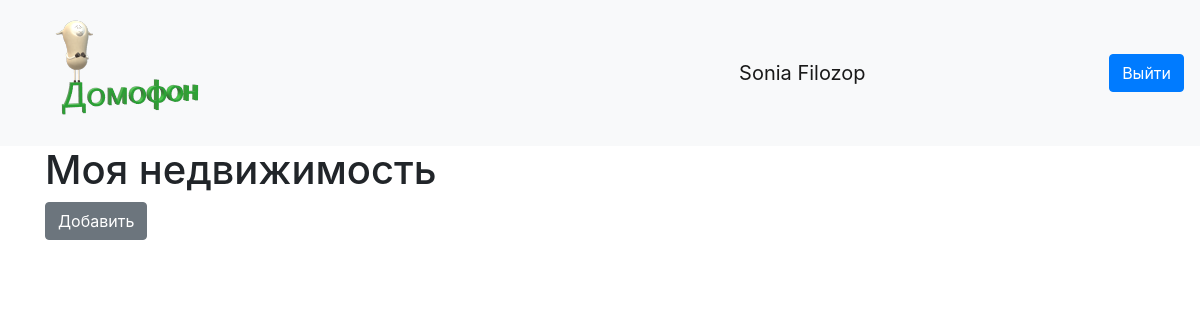
The page /my_news (signed in) on the database as committed earlier.
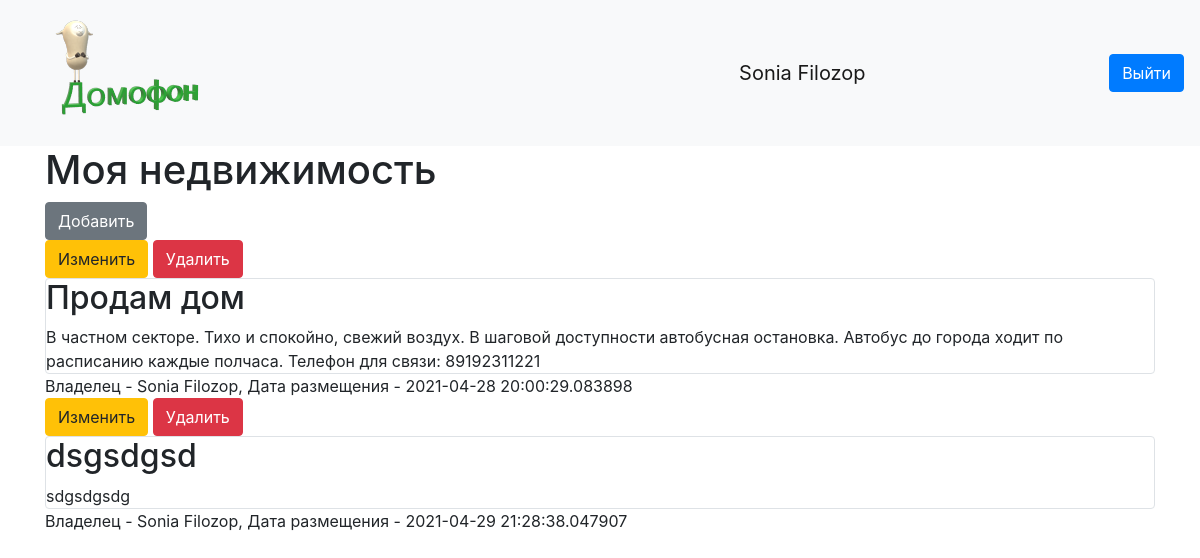
The same page on the database as committed later.
### data/news.py (models this page shows)
class News(SqlAlchemyBase):
    __tablename__ = 'news'
    id = sqlalchemy.Column(sqlalchemy.Integer,
                           primary_key=True, autoincrement=True)
    title = sqlalchemy.Column(sqlalchemy.String, nullable=True)
    content = sqlalchemy.Column(sqlalchemy.String, nullable=True)
    created_date = sqlalchemy.Column(sqlalchemy.DateTime,
                                     default=datetime.datetime.now)
    is_private = sqlalchemy.Column(sqlalchemy.Boolean, default=True)
    user_id = sqlalchemy.Column(sqlalchemy.Integer,
                                sqlalchemy.ForeignKey("users.id"))
    user = orm.relation('User')
    categories = orm.relation("Category",
                              secondary="association",
                              backref="news")

### data/users.py (models this page shows, shortened)
class User(SqlAlchemyBase, UserMixin):
    __tablename__ = 'users'
    id = sqlalchemy.Column(sqlalchemy.Integer,
                           primary_key=True, autoincrement=True)
    name = sqlalchemy.Column(sqlalchemy.String, nullable=True)
    about = sqlalchemy.Column(sqlalchemy.String, nullable=True)
    email = sqlalchemy.Column(sqlalchemy.String,
                              index=True, unique=True, nullable=True)
    hashed_password = sqlalchemy.Column(sqlalchemy.String, nullable=True)
    created_date = sqlalchemy.Column(sqlalchemy.DateTime,
                                     default=datetime.datetime.now)
    news = orm.relation("News", back_populates='user')

### main.py (the view)
@app.route("/my_news")
def my():
    db_sess = db_session.create_session()
    news = db_sess.query(News).filter(News.is_private == 1)
    return render_template("my_index.html", news=news)

### data/db_session.py (called while the page is built)
def create_session() -> Session:
    global __factory
    return __factory()

### main.py (called while the page is built)
@login_manager.user_loader
def load_user(user_id):
    db_sess = db_session.create_session()
    return db_sess.query(User).get(user_id)

### templates/my_index.html (shortened to what this page needs)
{% extends "base.html" %}
{% block content %}
<h1>Моя недвижимость</h1>
{% if current_user.is_authenticated %}
    <a href="news" class="btn btn-secondary">Добавить</a>
{% endif %}
{% for item in news%}
{% if current_user.is_authenticated and current_user == item.user %}
    <div>
        <a href="/news/{{ item.id }}" class="btn btn-warning">
            Изменить
        </a>
        <a href="/news_delete/{{ item.id }}" class="btn btn-danger">
            Удалить
        </a>
    </div>
<div class="col-md6 border rounded">
    <h2>{{item.title}}</h2>
    <div>
        {{item.content}}
    </div>
</div>
    <div>
        Владелец - {{item.user.name}}, Дата размещения - {{item.created_date}}
    </div>
{% endif %}
{% endfor %}
{% endblock %}

Rows that differ between the two databases and show on the page:
added News: title "Продам дом", content "В частном секторе. Тихо и спокойно, свежий воздух. В шаговой доступности автобусная остановка. Автобус до города ходит по расписанию каждые полчаса. Телефон для связи: 89192311221", user.name "Sonia Filozop", created_date "2021-04-28 20:00:29.083898"
added News: title "dsgsdgsd", content "sdgsdgsdg", user.name "Sonia Filozop", created_date "2021-04-29 21:28:38.047907"
